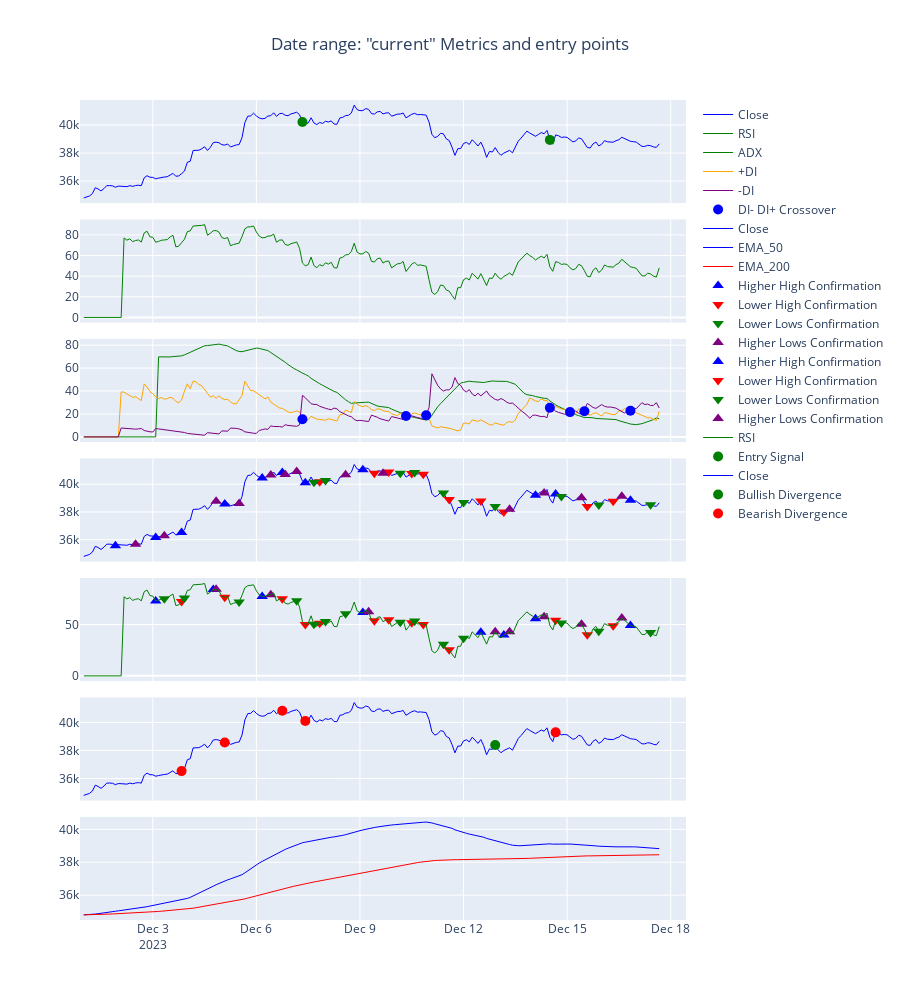
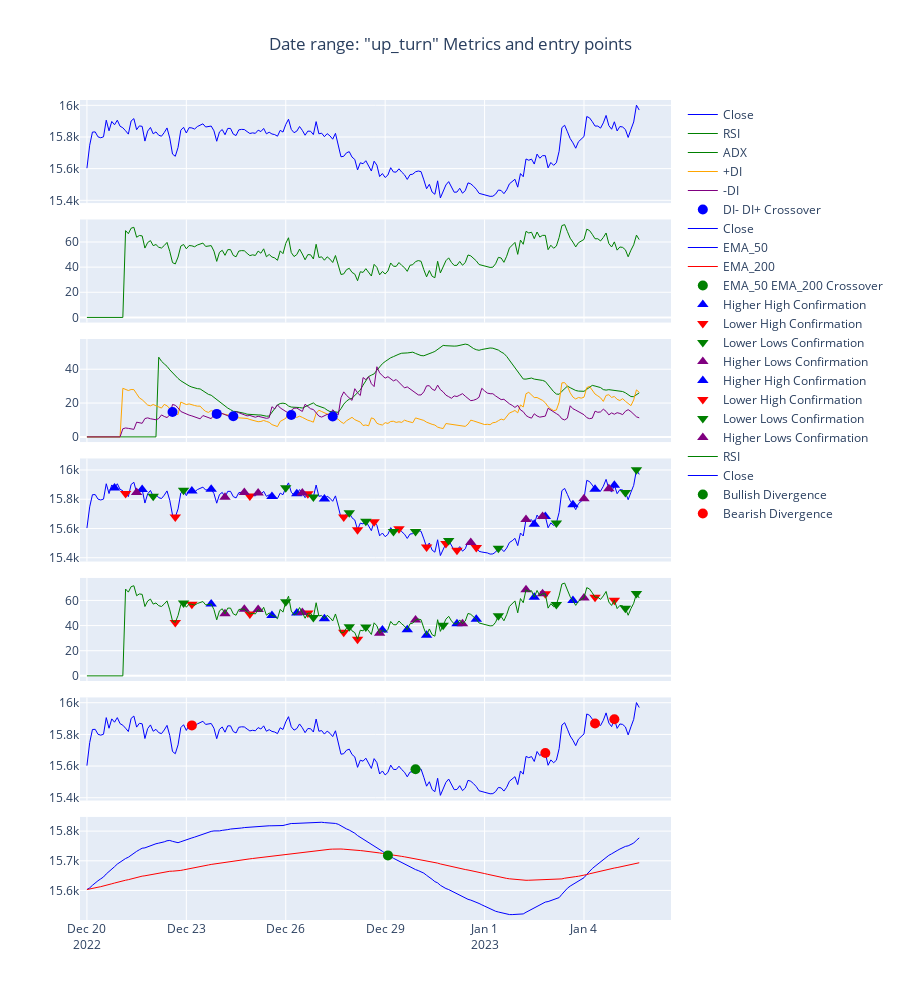
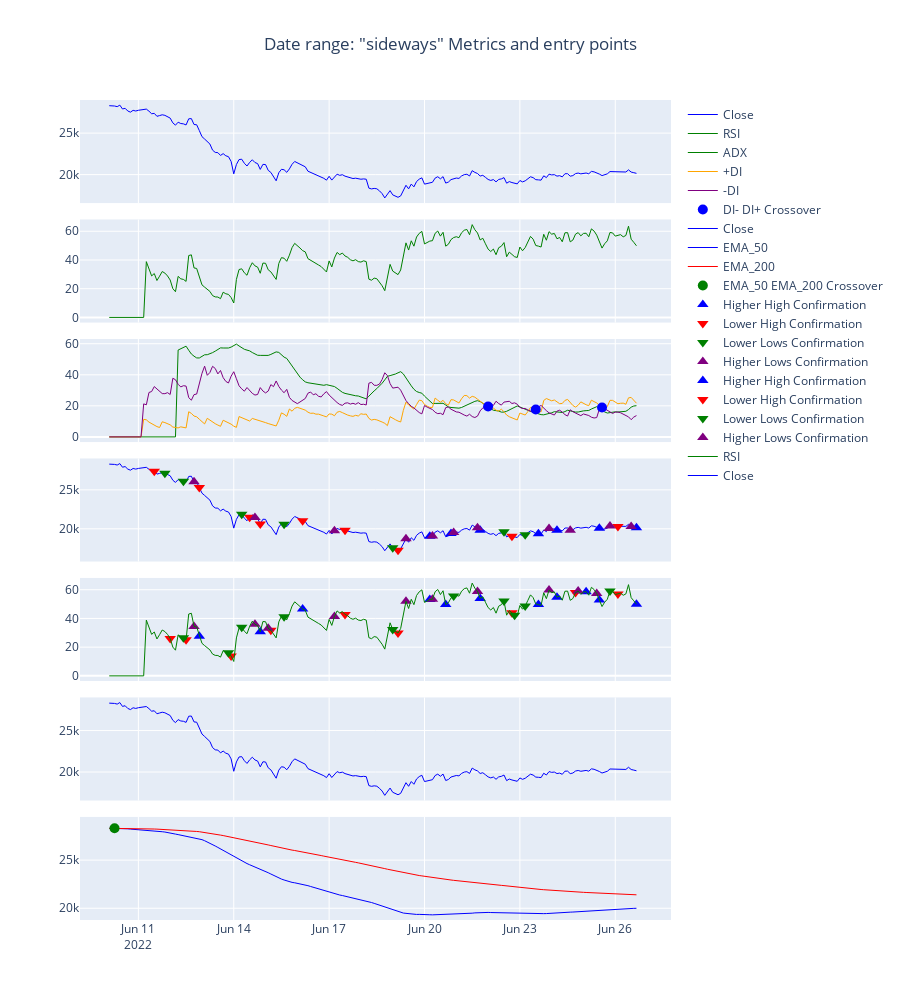
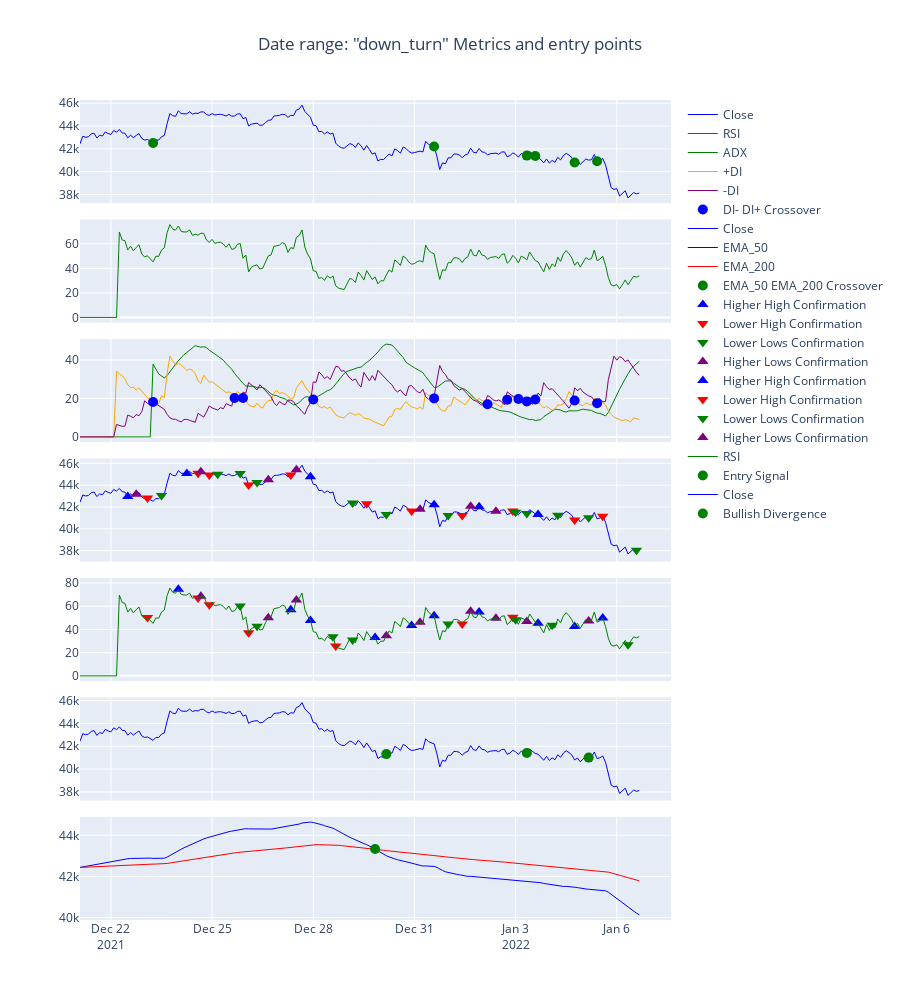

Notebook source saved alongside these figures, in order:
### Markdown cell above
## Download all market data and show the metrics and entry points

### Code cell
import pandas as pd
from plotly.subplots import make_subplots
from plotly import graph_objects as go
from datetime import datetime
from investing_algorithm_framework import convert_pandas_to_polars
from challenger_three import TestStrategy


for date_range in date_ranges:
    start_date = date_range.start_date
    end_date = date_range.end_date
    polars_df = data_source.get_data(start_date=start_date, window_size=200)

    # Convert to pandas df for easy usage with plotly
    df = convert_pandas_to_polars(polars_df)

    # Add all metrics to the pandas df with the use of the functions in the trading strategy
    df = TestStrategy.add_rsi(df, period=14)
    df = TestStrategy.add_adx(df, period=14)
    df = TestStrategy.add_peaks(df, key="RSI", order=3, k=2)
    df = TestStrategy.add_peaks(df, key="Close", order=3, k=2)
    df = TestStrategy.add_ema(data=df, key="Close", period=50)
    df = TestStrategy.add_ema(data=df, key="Close", period=200)

    # Create all graphs
    fig = make_subplots(rows=7, cols=1, shared_xaxes=True, vertical_spacing=0.02)
    fig.add_trace(create_prices_graph(df), row=1, col=1)
    fig.add_trace(create_rsi_graph(df), row=2, col=1)
    fig.add_trace(create_adx_graph(df), row=3, col=1)
    fig.add_trace(create_di_plus_graph(df), row=3, col=1)
    fig.add_trace(create_di_minus_graph(df), row=3, col=1)
    fig.add_trace(create_di_plus_di_minus_crossover_graph(df), row=3, col=1)
    fig.add_trace(create_prices_graph(df), row=4, col=1)
    fig.add_trace(create_ema_graph(df, key="EMA_50", color="blue"), row=7, col=1)
    fig.add_trace(create_ema_graph(df, key="EMA_200", color="red"), row=7, col=1)
    fig.add_trace(create_crossover_graph(df, key_one="EMA_50", key_two="EMA_200", color="green"), row=7, col=1)
    close_higher_high_graph, close_lower_high_graph, close_lower_lows_graph, close_higher_lows = \
        create_peaks_chart(df, key="Close")
    rsi_higher_high_graph, rsi_lower_high_graph, rsi_lower_lows_graph, rsi_higher_lows = \
        create_peaks_chart(df, key="RSI")
    bullish_divergence_chart = create_bullish_divergence_chart(df, key_one="RSI", key_two="Close", color='green')
    bearish_divergence_chart = create_bearish_divergence_chart(df, key_one="RSI", key_two="Close", color='red')
    fig.add_trace(close_higher_high_graph, row=4, col=1)
    fig.add_trace(close_lower_high_graph, row=4, col=1)
    fig.add_trace(close_lower_lows_graph, row=4, col=1)
    fig.add_trace(close_higher_lows, row=4, col=1)
    fig.add_trace(rsi_higher_high_graph, row=5, col=1)
    fig.add_trace(rsi_lower_high_graph, row=5, col=1)
    fig.add_trace(rsi_lower_lows_graph, row=5, col=1)
    fig.add_trace(rsi_higher_lows, row=5, col=1)
    fig.add_trace(create_rsi_graph(df), row=5, col=1)
    fig.add_trace(create_entry_graph(df), row=1, col=1)
    fig.add_trace(create_prices_graph(df), row=6, col=1)
    fig.add_trace(bullish_divergence_chart, row=6, col=1)
    fig.add_trace(bearish_divergence_chart, row=6, col=1)
    fig.update_layout(
        title={'text': f'Date range: "{date_range.name}" Metrics and entry points', 'x':0.5},
        autosize=True,
        height=1000
    )
    fig.show()
